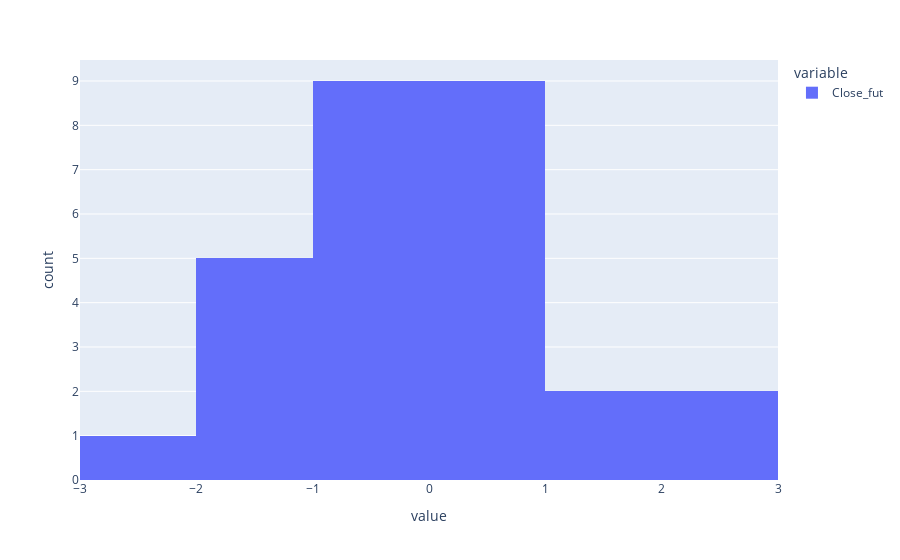

Notebook code for this chart:
### Code cell
import plotly.express as px
stock_data["Close_fut"] = stock_data["Close"].shift(-10) - stock_data["Close"]

px.histogram(stock_data[cond1 & cond2 & cond3]["Close_fut"])

### Figure 1 — Plotly figure (JSON) as saved in the notebook; plotly's stock layout.template omitted (floating-point values rounded to 4 significant figures)
{"data": [{"alignmentgroup": "True", "bingroup": "x", "hovertemplate": "variable=Close_fut<br>value=%{x}<br>count=%{y}<extra></extra>", "legendgroup": "Close_fut", "marker": {"color": "#636efa", "pattern": {"shape": ""}}, "name": "Close_fut", "offsetgroup": "Close_fut", "orientation": "v", "showlegend": true, "type": "histogram", "x": [-0.22, 2.48, -0.59, 0.06, -0.92, 0.1, -0.48, 0.22, 0.75, -0.66, -1.65, 0.22, -1.97, 2.56, -1.11, 0.02, 1.85, 0.75, -0.89, -1.82, -2.31, -1.58, -0.9, 0.33, 1.5, -0.27, -0.44, 0.16], "xaxis": "x", "yaxis": "y"}], "layout": {"barmode": "relative", "legend": {"title": {"text": "variable"}, "tracegroupgap": 0}, "margin": {"t": 60}, "xaxis": {"anchor": "y", "domain": [0, 1], "title": {"text": "value"}}, "yaxis": {"anchor": "x", "domain": [0, 1], "title": {"text": "count"}}}}
